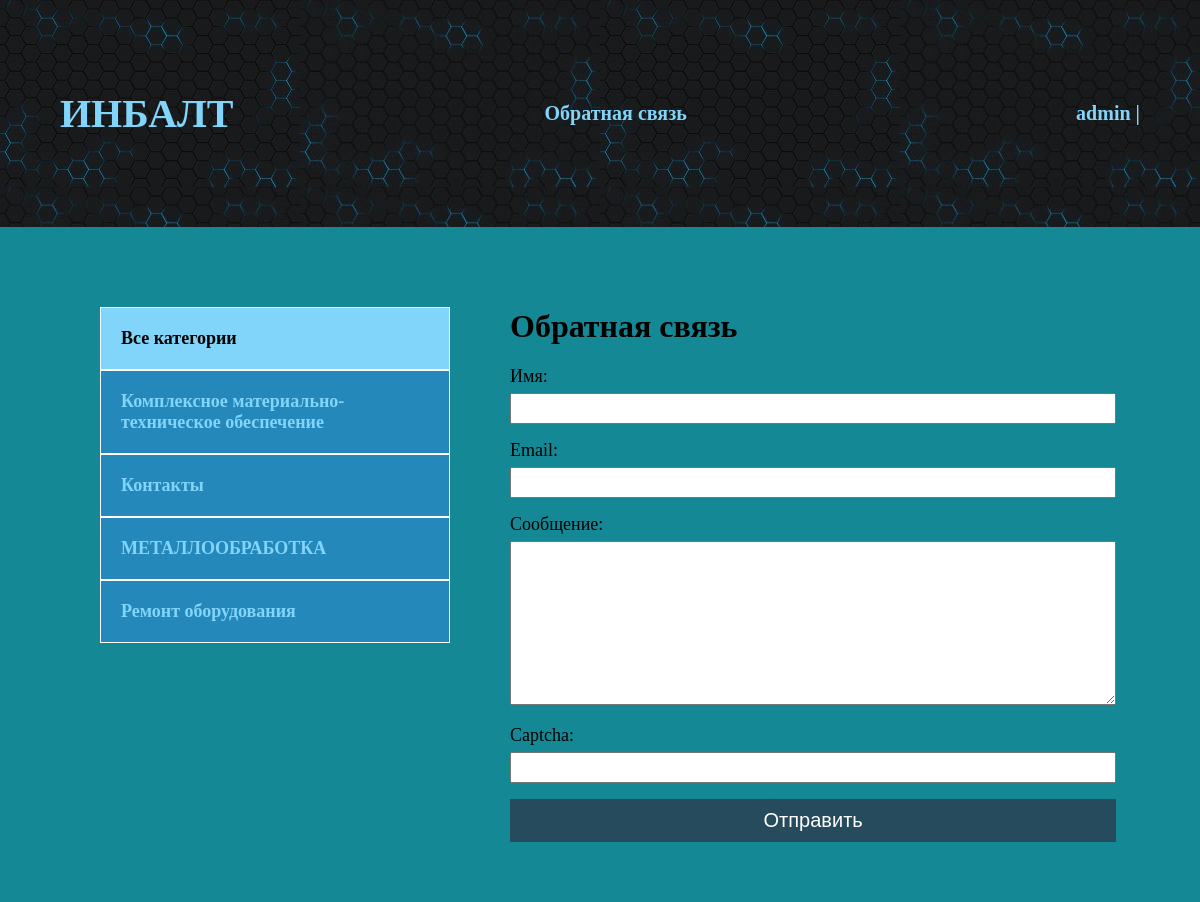
The page /contact/ (signed in) on the database its author committed.
### blog/models.py (models this page shows, shortened)
class Category(models.Model):
    name = models.CharField(max_length=255, verbose_name='Категория')
    slug = models.SlugField(max_length=255, unique=True, verbose_name='URL')
    def get_absolute_url(self):
        return reverse('category', kwargs={'cat_slug': self.slug})
    class Meta:
        verbose_name = "Категорию"
        verbose_name_plural = "Категории"

### blog/views.py (the view, shortened to what this page needs)
# urls.py: path('contact/', ContactFormView.as_view(), name='contact'),
class ContactFormView(DataMixin, FormView):
    form_class = ContactForm
    template_name = 'blog/contact.html'
    success_url = reverse_lazy('index')
    def get_context_data(self, *, object_list=None, **kwargs):
        context = super().get_context_data(**kwargs)
        c_def = self.get_user_context(title='Обратная связь')
        return dict(list(context.items()) + list(c_def.items()))

### blog/forms.py
class ContactForm(forms.Form):
    name = forms.CharField(label='Имя', max_length=255)
    email = forms.EmailField(label='Email')
    content = forms.CharField(label='Сообщение', widget=forms.Textarea(attrs={'cols': 60, 'rows': 10}))
    captcha = CaptchaField()

### blog/utils.py (called while the page is built)
    def get_user_context(self, **kwargs):
        context = kwargs
        cats = Category.objects.annotate(Count('blog'))
        user_menu = menu.copy()
        if not self.request.user.is_authenticated:
            user_menu.pop(0)
        context['menu'] = user_menu
        context['cats'] = cats
        if 'cat_selected' not in context:
            context['cat_selected'] = 0
        return context

### blog/templates/blog/contact.html (shortened to what this page needs)
{% extends 'blog/base.html' %}
{% block content %}
<h1>{{ title }}</h1>
<form method="post">
    {{ form.as_p }}
  <button>Отправить</button>
</form>
{% endblock %}

### blog/templates/blog/base.html (shortened to what this page needs)
<!DOCTYPE html>
{% load blog_tags %}
{% load static %}
<html lang="en">
<head>
    <link rel="stylesheet" href="{% static 'css/style.css' %}">
</head>
<body>
    <div class="header">
        <div class="wrap">
          <ul class="mainmenu">
              <li class="ИНБАЛТ"><a href="{% url 'index' %}"><h1>ИНБАЛТ</h1></a></li>
              {% for m in menu %}
              <li class="last"><a href="{% url m.url_name %}">{{ m.title }}</a></li>
              {% endfor %}
              {% if request.user.is_authenticated %}
              <li class="last">{{ user.username }} | <a href="{% url 'logout' %}"></a></li>
              {% endif %}
          </ul>
        </div>
    </div>
    <div class="content">
        <div class="wrap">
          <div class="sidebar">
                <ul>
                    {% if cat_selected == 0 %}
                    <li class="selected">Все категории</li>
                    {% else %}
                    <li><a href="{% url 'index' %}">Все категории</a></li>
                    {% endif %}
                    {% for c in cats %}
                        {% if c.blog__count > 0 %}
                            {% if c.pk == cat_selected %}
                            <li class="selected">{{ c.name }}</li>
                            {% else %}
                            <li><a href="{{ c.get_absolute_url }}">{{ c.name }}</a></li>
                            {% endif %}
                        {% endif %}
                    {% endfor %}
                </ul>
          </div>
          <div class="main">
              {% block content %}
              {% endblock %}
          </div>
        </div>
    </div>
</body>

### blog/static/css/style.css (style rules this page uses)
body { margin: 0; padding: 0; background: url(static/blog/Phon.jpg); background-attachment: fixed; font-family: Times New Roman, Geneva, Tahoma, sans-serif; }
.wrap { max-width: 1400px; margin: 0 auto; text-decoration: #134c69; }
.content .wrap { background: #158895; padding: 60px; box-sizing: border-box; display: flex; }
ul { list-style: none; }
a { color: #81d4fa; text-decoration: none; padding: 20px; }
.header { background: #6b616108; padding: 20px; }
.mainmenu { display: flex; align-items: center; font-size: 20px; font-weight: bold; justify-content: space-between; }
.last { flex-basis: 30%; text-align: right; color: #81d4fa; }
.sidebar ul { width: 350px; margin-right: 60px; margin-top: 20px; }
.sidebar a { padding: 20px; display: block; border: 1px solid #FFF; background: #2488ba; font-weight: bold; font-size: 18px; }
.selected { font-size: 18px; padding: 20px; border: 1px solid #FFF; font-weight: bold; background: #81d4fa; }
button { background: #264b5d; color: #FFF; width: 100%; padding: 10px; font-size: 20px; border: none; cursor: pointer; }
form label { font-size: 18px; }
input, textarea { width: 100%; margin-top: 6px; padding: 6px; box-sizing: border-box; }
label { font-size: 20px; }
.last a { display: inline; }

### blog/templates/blog/base.html (style rules this page uses)
body { background:url(static/blog/Phon.jpg) }

### rows shown on the page
Category: name "Комплексное материально-техническое обеспечение"
Category: name "Контакты"
Category: name "МЕТАЛЛООБРАБОТКА"
Category: name "Ремонт оборудования"

### other values the page prints
{{ m.title }} "Обратная связь"
{{ user.username }} "admin"
{{ title }} "Обратная связь"
